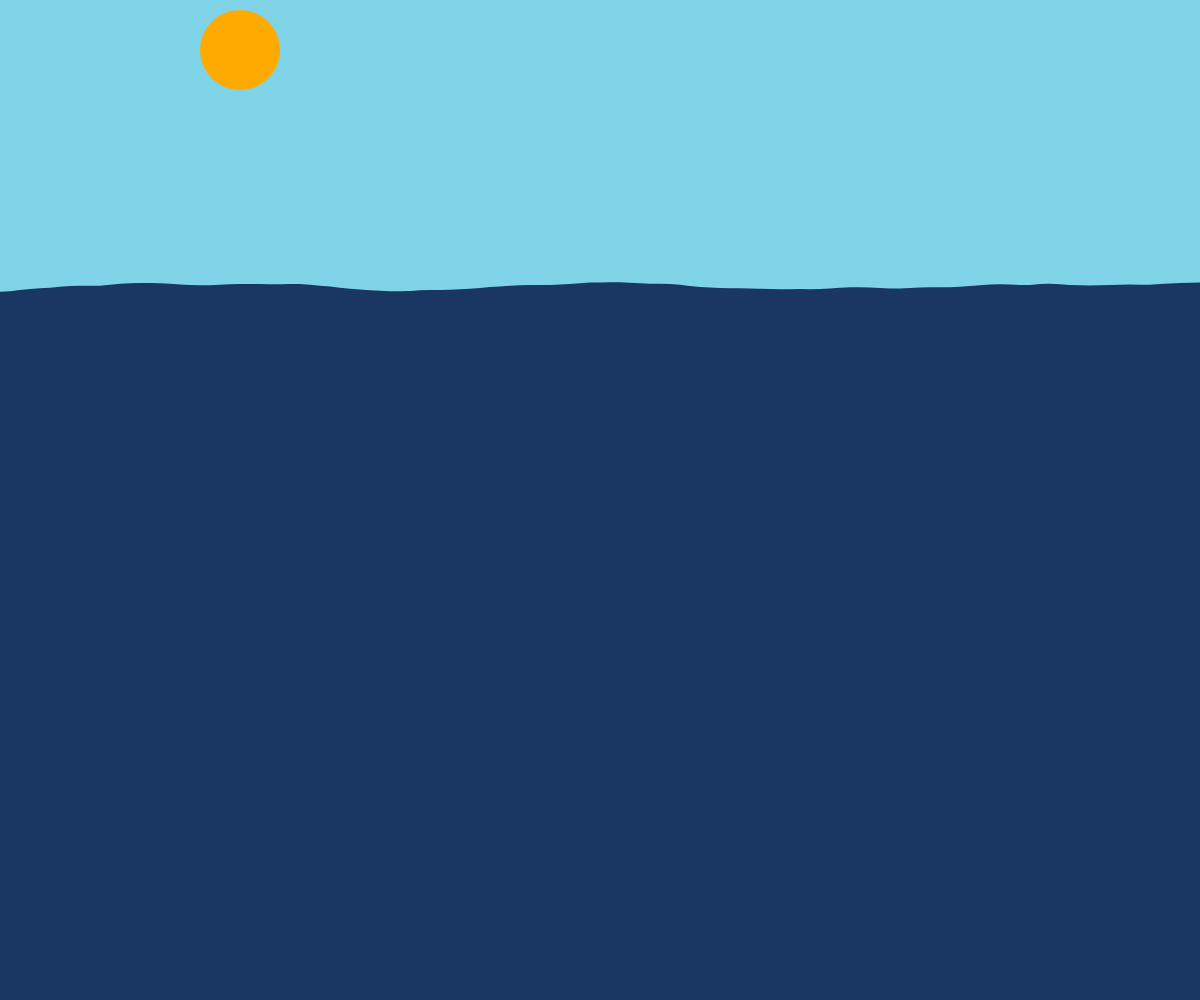
Frame 1 (no input)
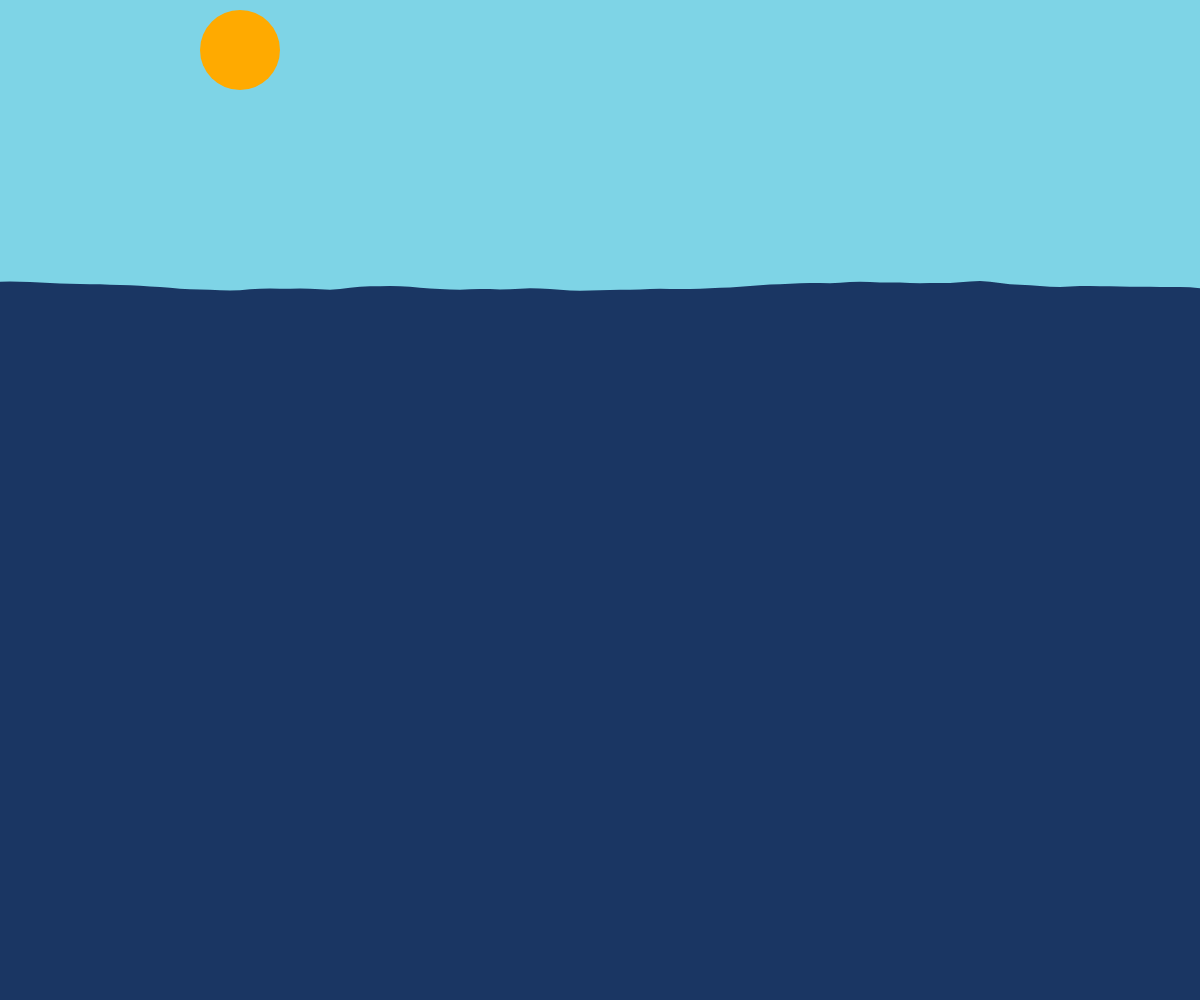
Frame 60 (no input)
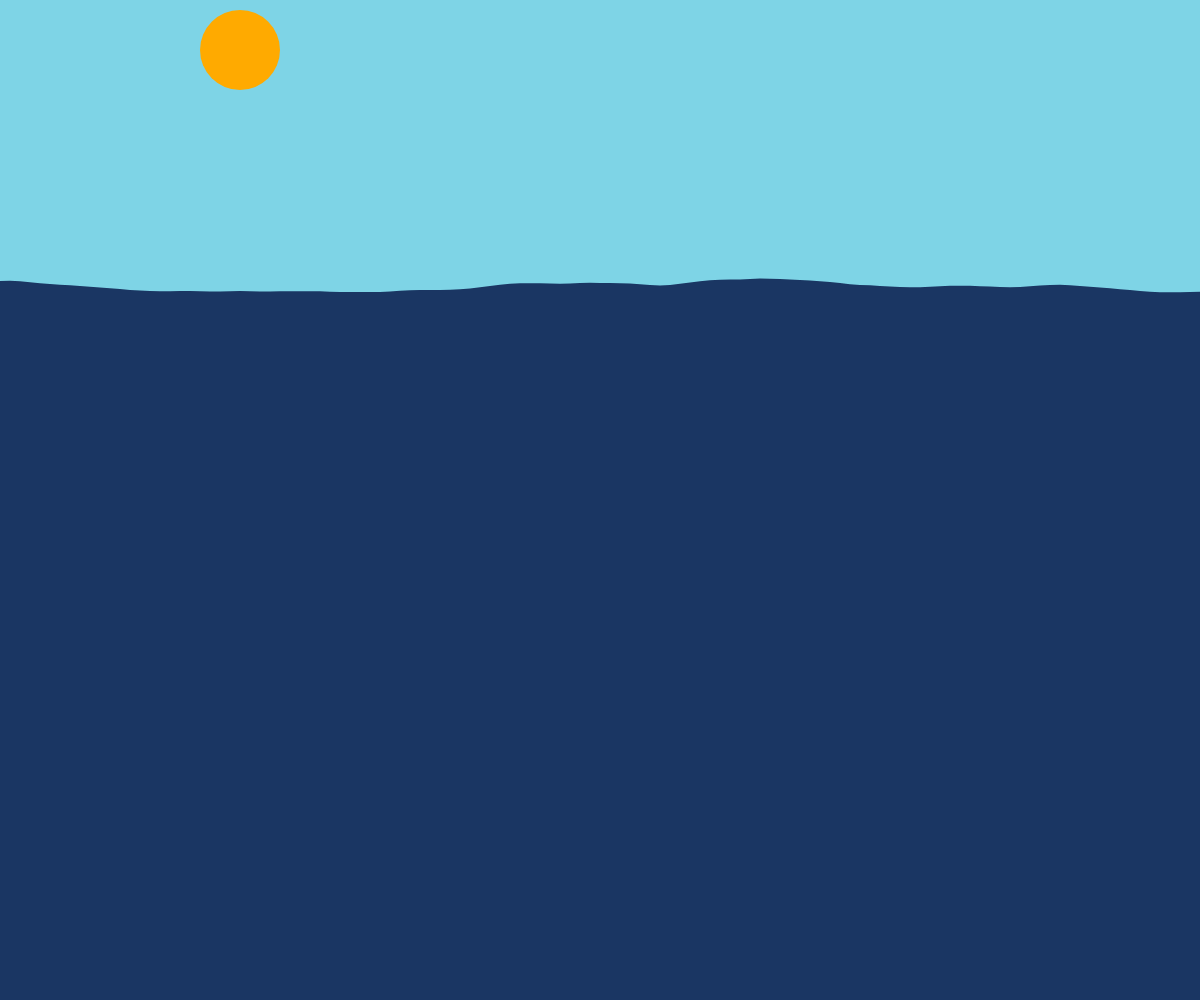
Frame 120 (the mouse pressed at the canvas centre since frame 60)

The p5.js sketch that drew these frames (run headless with seeded random() and noise() and a simulated clock; from frame 60 on, the mouse is pressed at the canvas centre):

// p5.js sketch
// ── sketch.js
var img;
var img1;
var a;
var yoff = 0.0;

function preload(){

}

function setup(){
  createCanvas(windowWidth,windowHeight);
  colorMode(HSB);
  a = -10;
  b = 255;
}

function draw(){

  noStroke();
  background(240);

  //sky code
  fill(190, 45, 90);
  rect(0, 0, windowWidth, windowHeight);

  //sun code
  fill(40, 220, 100);
  ellipse(240, 50, 80, 80);

  //ocean code
  fill(217, 74, 39);
  beginShape();
  var xoff = yoff;
  for (var x = 0; x <= width; x += 10){
    var y = map(noise(xoff, yoff), 0, 1, 275, 300);
    vertex(x,y);
    xoff += 0.05;
  }

  yoff += 0.01;
  vertex(width, height);
  vertex(0, height);
  endShape(CLOSE);

  //boat




}
